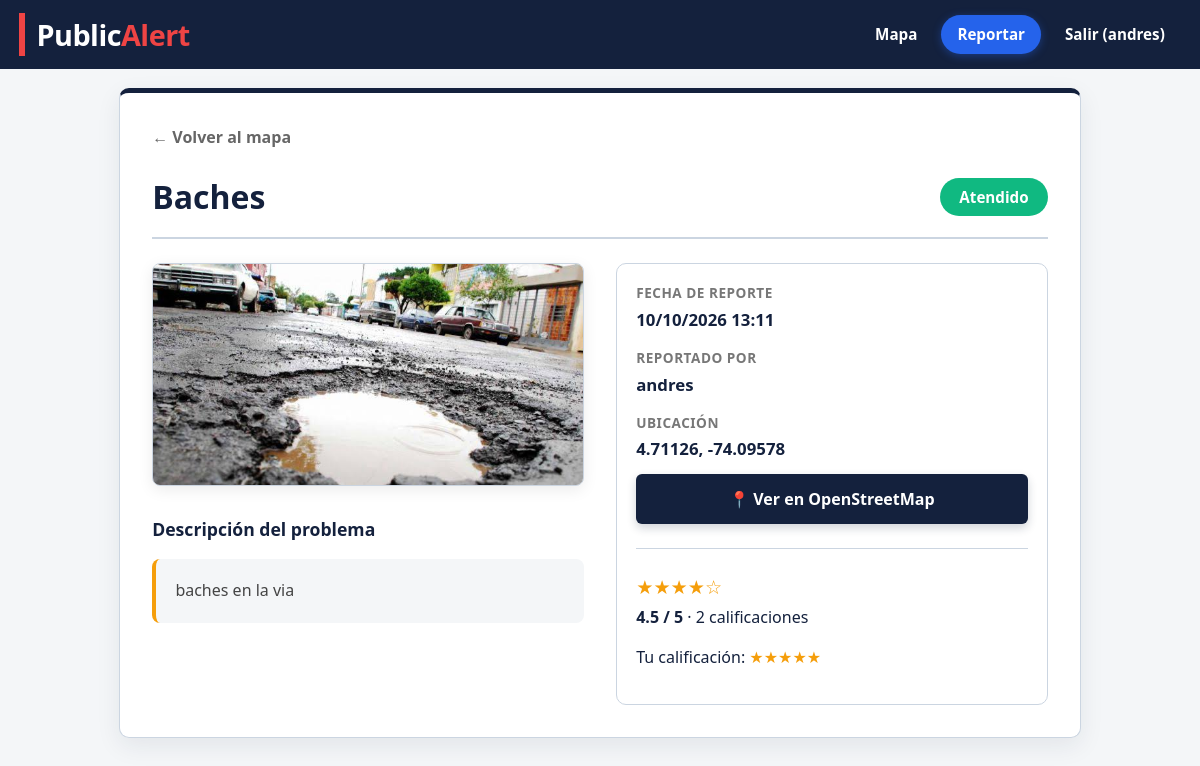
The app's page /reporte/6 (signed in) with its own data.
### models.py (models this page shows)
class Usuario(UserMixin, db.Model):
    id = db.Column(db.Integer, primary_key=True)
    nombre = db.Column(db.String(80), nullable=False)
    email = db.Column(db.String(120), unique=True, nullable=False)
    password_hash = db.Column(db.String(255), nullable=False)
    reportes = db.relationship("Reporte", backref="autor", lazy=True)

class Reporte(db.Model):
    id = db.Column(db.Integer, primary_key=True)
    categoria = db.Column(db.String(30), nullable=False)
    descripcion = db.Column(db.Text, nullable=False)
    foto = db.Column(db.String(255), nullable=False)      # nombre del archivo en static/uploads
    latitud = db.Column(db.Float, nullable=False)          # UbicacionGPS
    longitud = db.Column(db.Float, nullable=False)
    estado = db.Column(db.String(20), default="Pendiente", nullable=False)
    fecha = db.Column(db.DateTime, default=datetime.now, nullable=False)
    usuario_id = db.Column(db.Integer, db.ForeignKey("usuario.id"), nullable=False)
    @property
    def promedio(self):
        if not self.calificaciones:
            return None
        return sum(c.estrellas for c in self.calificaciones) / len(self.calificaciones)

class Calificacion(db.Model):
    __tablename__ = "calificaciones"
    __table_args__ = (db.UniqueConstraint("reporte_id", "usuario_id"),)  # 1 voto por usuario y reporte
    id = db.Column(db.Integer, primary_key=True)
    reporte_id = db.Column(db.Integer, db.ForeignKey("reporte.id"), nullable=False)
    usuario_id = db.Column(db.Integer, db.ForeignKey("usuario.id"), nullable=False)
    estrellas = db.Column(db.Integer, nullable=False)  # 1 a 5
    fecha = db.Column(db.DateTime, default=datetime.now, nullable=False)
    reporte = db.relationship("Reporte", backref="calificaciones")

### app.py (the view)
@app.route("/reporte/<int:id>")
@login_required
def detalle(id):
    reporte = db.session.get(Reporte, id) or abort(404)
    mia = Calificacion.query.filter_by(reporte_id=id, usuario_id=current_user.id).first()
    return render_template("detalle.html", r=reporte, mia=mia)

### app.py (called while the page is built)
@login_manager.user_loader
def cargar_usuario(user_id):
    return db.session.get(Usuario, int(user_id))

### templates/detalle.html (shortened to what this page needs)
{% extends "base.html" %}
{% block contenido %}
<section class="tarjeta tarjeta-detalle">
  <a href="{{ url_for('mapa') }}" class="btn-volver">← Volver al mapa</a>
  <div class="titulo-estado">
    <h1>{{ r.categoria }}</h1>
    <span class="estado estado-detalle estado-{{ r.estado|lower|replace(' ', '-') }}">{{ r.estado }}</span>
  </div>
  <div class="contenido-detalle">
    <div>
      <img class="foto-detalle" src="{{ url_for('static', filename='uploads/' + r.foto) }}" alt="Evidencia de {{ r.categoria }}">
      <div class="seccion-info" style="margin-top: 1.5rem;">
        <h3>Descripción del problema</h3>
        <p class="descripcion-reporte">{{ r.descripcion }}</p>
      </div>
    </div>
    <div class="caja-metadatos">
      <div class="metadato-item">
        <span class="metadato-titulo">Fecha de reporte</span>
        <span class="metadato-valor">{{ r.fecha.strftime('%d/%m/%Y %H:%M') }}</span>
      </div>
      <div class="metadato-item">
        <span class="metadato-titulo">Reportado por</span>
        <span class="metadato-valor">{{ r.autor.nombre }}</span>
      </div>
      <div class="metadato-item">
        <span class="metadato-titulo">Ubicación</span>
        <span class="metadato-valor" style="margin-bottom: 0.8rem;">{{ '%.5f'|format(r.latitud) }}, {{ '%.5f'|format(r.longitud) }}</span>
        <a href="https://www.openstreetmap.org/?mlat={{ r.latitud }}&mlon={{ r.longitud }}#map=18/{{ r.latitud }}/{{ r.longitud }}" class="btn-mapa-externo" target="_blank" rel="noopener">📍 Ver en OpenStreetMap</a>
      </div>
      <hr style="border: 0; border-top: 1px solid var(--borde); margin: 1.5rem 0;">
      {% if r.calificaciones %}
        {% set prom = r.promedio %}
        <p class="estrellas" aria-label="Promedio {{ '%.1f'|format(prom) }} de 5" style="color: var(--senal); font-size: 1.2rem; margin-bottom: 0;">
          {{ '★' * (prom|round|int) }}{{ '☆' * (5 - (prom|round|int)) }}
        </p>
        <p style="margin-top: 0.2rem;"><strong>{{ '%.1f'|format(prom) }} / 5</strong> · {{ r.calificaciones|length }} {{ 'calificación' if r.calificaciones|length == 1 else 'calificaciones' }}</p>
      {% else %}
        <p class="sub">Este reporte aún no tiene calificaciones.</p>
      {% endif %}
      {% if r.usuario_id == current_user.id %}
        <div class="aviso ok" style="margin-top: 1rem;"><small>Este es tu reporte. Los demás usuarios podrán calificarlo.</small></div>
      {% elif mia %}
        <p>Tu calificación: <span class="nota-estrellas" style="color: var(--senal);">{{ '★' * mia.estrellas }}{{ '☆' * (5 - mia.estrellas) }}</span></p>
      {% endif %}
    </div>
  </div>
</section>
{% endblock %}

### templates/base.html (shortened to what this page needs)
<!doctype html>
<html lang="es">
<head>
  <link rel="stylesheet" href="{{ url_for('static', filename='style.css') }}?v=5">
</head>
<body>
  <header class="barra">
    <a class="marca" href="{{ url_for('inicio') }}">Public<span class="texto-rojo">Alert</span></a>
    {% if current_user.is_authenticated %}
    <nav>
      <a href="{{ url_for('mapa') }}">Mapa</a>
      <a href="{{ url_for('reportar') }}">Reportar</a>
      <a href="{{ url_for('logout') }}">Salir ({{ current_user.nombre }})</a>
    </nav>
    {% endif %}
  </header>
  <main class="contenedor">
    {% block contenido %}{% endblock %}
  </main>
</body>
</html>

### static/style.css (style rules this page uses)
:root { --tinta: #14213d; --primario: #2563eb; --senal: #f59e0b; --fondo: #f4f6f8; --blanco: #ffffff; --borde: #cbd5e1; --ok: #10b981; --error: #ef4444; }
* { box-sizing: border-box; }
body { margin: 0; background: var(--fondo); color: var(--tinta); font: 16px/1.5 "Segoe UI", system-ui, sans-serif; }
a { color: var(--tinta); }
.barra { display: flex; justify-content: space-between; align-items: center; flex-wrap: wrap; gap: .5rem; background: var(--tinta); padding: .8rem 1.2rem; }
.barra a { color: #fff; text-decoration: none; }
.marca { font-weight: 900; font-size: 1.8rem; letter-spacing: -0.5px; border-left: 6px solid var(--error); padding-left: .7rem; display: flex; align-items: center; }
.texto-rojo { color: var(--error); }
.barra nav { display: flex; gap: 0.5rem; align-items: center; }
.barra nav a { color: var(--blanco); text-decoration: none; font-weight: 600; font-size: 0.95rem; padding: 0.5rem 1rem; border-radius: 20px; transition: all 0.2s ease; }
.barra nav a[href*="reportar"] { background-color: var(--primario); box-shadow: 0 2px 8px rgba(37, 99, 235, 0.4); }
.contenedor { max-width: 1000px; margin: 0 auto; padding: 1.2rem; }
.tarjeta { background: var(--blanco); border: 1px solid var(--borde); border-radius: 10px; padding: 1.5rem; }
h1 { font-size: 1.5rem; margin: .2rem 0 .6rem; }
.estado { background: var(--tinta); color: #fff; font-size: .75rem; font-weight: 600; padding: .1rem .55rem; border-radius: 20px; vertical-align: middle; }
.tarjeta-detalle { padding: 2rem; box-shadow: 0 8px 24px rgba(20, 33, 61, 0.08); border-top: 5px solid var(--tinta); }
.btn-volver { display: inline-block; color: #666; text-decoration: none; font-weight: 600; margin-bottom: 1.5rem; transition: color 0.2s, transform 0.2s; }
.titulo-estado { display: flex; justify-content: space-between; align-items: center; flex-wrap: wrap; gap: 1rem; margin-bottom: 1.5rem; border-bottom: 2px solid var(--borde); padding-bottom: 1rem; }
.titulo-estado h1 { margin: 0; font-size: 2rem; color: var(--tinta); }
.estado-detalle { font-size: 0.95rem; padding: 0.5rem 1.2rem; }
.contenido-detalle { display: grid; grid-template-columns: 1fr; gap: 2rem; }
@media (min-width: 768px) { .contenido-detalle { grid-template-columns: 1fr 1fr; align-items: start; } }
.foto-detalle { box-shadow: 0 4px 15px rgba(0,0,0,0.08); border: 1px solid var(--borde); margin: 0; width: 100%; max-height: 420px; object-fit: cover; border-radius: 8px; }
.seccion-info h3 { color: var(--tinta); margin-top: 0; margin-bottom: 0.8rem; font-size: 1.1rem; }
.descripcion-reporte { background: var(--fondo); padding: 1.2rem; border-radius: 8px; color: #444; line-height: 1.6; border-left: 4px solid var(--senal); margin-bottom: 2rem; }
.caja-metadatos { background: #fff; border: 1px solid var(--borde); border-radius: 10px; padding: 1.2rem; }
.metadato-item { display: flex; flex-direction: column; margin-bottom: 1rem; }
.metadato-item:last-of-type { margin-bottom: 1.5rem; }
.metadato-titulo { color: #777; font-size: 0.85rem; text-transform: uppercase; letter-spacing: 0.5px; font-weight: 700; }
.metadato-valor { font-size: 1.05rem; color: var(--tinta); font-weight: 600; margin-top: 0.2rem; }
.btn-mapa-externo { width: 100%; text-align: center; background-color: var(--tinta); color: var(--blanco); font-weight: 600; padding: 0.8rem; box-shadow: 0 4px 10px rgba(20, 33, 61, 0.2); transition: transform 0.2s, background-color 0.2s; border-radius: 6px; display: block; text-decoration: none; }
.estrellas, .nota-estrellas { color: var(--senal) !important; }
.estado.estado-atendido, .estado.estado-resuelto { background-color: var(--ok); color: #fff; }

### records on screen
Usuario: nombre "andres"
Reporte: categoria "Baches", estado "Atendido", foto (picture), descripcion "baches en la via", fecha "10/10/2026 13:11", latitud "4.71126", longitud "-74.09578"
Usuario: autor.nombre "andres"
Calificacion: estrellas "★★★★★"

### other values on screen
{{ '★' * (prom|round|int) }} "★★★★"
{{ '☆' * (5 - (prom|round|int)) }} "☆"
{{ '%.1f'|format(prom) }} "4.5"
{{ r.calificaciones|length }} "2"
{{ 'calificación' if r.calificaciones|length == 1 else 'calificaciones' }} "calificaciones"
